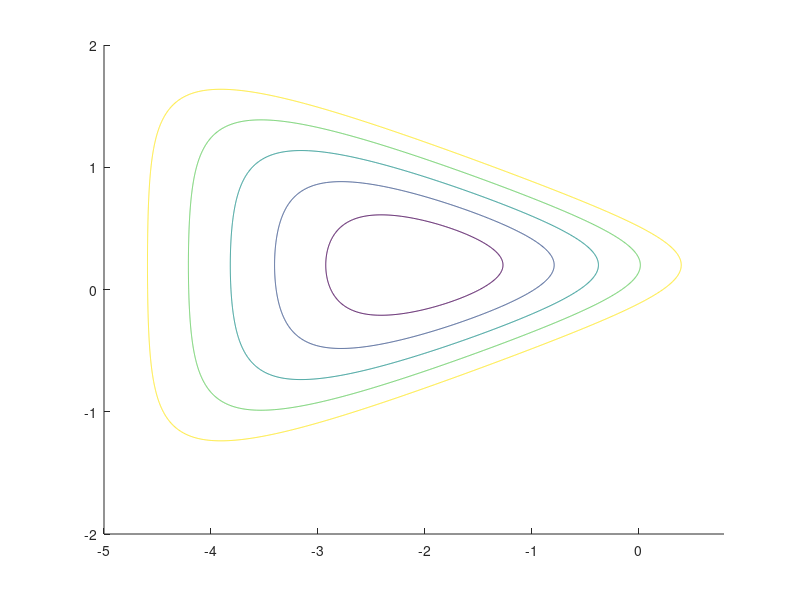

Source code (MATLAB): (Note: this script raises an error after producing the figure.)
% Simple visualization for the optimization algorithm in R^2

f = @(x) exp((x(1)+2)+3*(x(2)-0.2)-0.1) + exp((x(1)+2)-3*(x(2)-0.2)-0.1) + exp(-(x(1)+1.5)-0.1);
dim = [4 2.67];

[X Y] = meshgrid(sort([linspace(-5,0.8,1000) 0]), sort([linspace(-2,2,1000) 0]));
Z = exp((X+2)+3.*(Y-0.2)-0.1) + exp((X+2)-3.*(Y-0.2)-0.1) + exp(-(X+1.5)-0.1);

b = [.204 .596 .859];
r = [.906 .298 .235];

figure;
contour(X, Y, log(Z), linspace(1.5, 3, 5), 'Color', [0.6 0.6 0.6]);
hold on;
plot([-5 1], [0 0], 'Color', 'w');
plot([0 0], [-1.9 2.1], 'Color', 'w');

set(gca, 'Position', [0 0 1 1], ...
         'Visible', 'off');
set(gcf, 'InvertHardCopy', 'off', 'Color', 'k')
prepare_figure('vis1.pdf', dim);

% starting point
x = zeros(6,2);
x(1,:) = [-4 1];

for iter=1:5
    % values for l1 norm
    Z1 = 4*abs(Y);

    % values for second order approximation
    [g H] = numdiff(f, x(iter,:)');
    dX = X - x(iter,1);
    dY = Y - x(iter,2);
    fx = f(x(iter,:));
    Z2 = fx + g(1)*dX+g(2)*dY + ...
         0.5*dX.*H(1,1).*dX + dX.*H(1,2).*dY + 0.5*dY.*H(2,2).*dY;

    [min_x i] = min(Z1(:) + Z2(:));
    x(iter+1,1) = X(i);
    x(iter+1,2) = Y(i);

    if iter == 1
        text(x(1,1), x(1,2), ' x^{(0)}', ...
             'VerticalAlignment', 'top', ...
             'HorizontalAlignment', 'left', ...
             'Color', 'w');
        plot(x(1,1), x(1,2), 'wo', 'MarkerFaceColor', 'w');
        prepare_figure('vis2.pdf', dim);

        contour(X, Y, Z2, fx, 'Color', b, 'LineWidth', 1);
        prepare_figure('vis3.pdf', dim);

        % Show where the next point would be with no regularization
        [min_x i] = min(Z2(:));
        tmp(1) = plot(X(i), Y(i), 'wo', 'MarkerFaceColor', 'w', ...
                      'MarkerEdgeColor', 'w');
        tmp(2) = text(X(i), Y(i), ' x^{(1)''}', ...
                      'VerticalAlignment', 'top', ...
                      'HorizontalAlignment', 'left', ...
                      'Color', 'w');
        prepare_figure('vis3a.pdf', dim);

        % Draw the l1 contour at the next point
        Z3 = abs(X) + abs(Y);
        contour(X, Y, Z3, abs(x(iter+1,1)), 'Color', b, 'LineWidth', 1);
        prepare_figure('vis3b.pdf', dim);

        delete(tmp);
    elseif iter == 2
        text(x(2,1), x(2,2), 'x^{(1)} ', ...
             'VerticalAlignment', 'top', ...
             'HorizontalAlignment', 'right', ...
             'Color', 'w');
        plot(x(2,1), x(2,2), 'wo', 'MarkerFaceColor', 'w', ...
             'MarkerEdgeColor', 'w');
        prepare_figure('vis4.pdf', dim);

        contour(X, Y, Z2, fx, 'Color', r, 'LineWidth', 1);
        prepare_figure('vis5.pdf', dim);
    elseif iter == 3
        plot(x(3,1), x(3,2), 'wo', 'MarkerFaceColor', 'w', ...
             'MarkerEdgeColor', 'w');
        prepare_figure('vis6.pdf', dim);
    elseif iter == 4
        plot(x(4,1), x(4,2), 'wo', 'MarkerFaceColor', 'w', ...
             'MarkerEdgeColor', 'w');
        prepare_figure('vis7.pdf', dim);
    end

    x'
end
